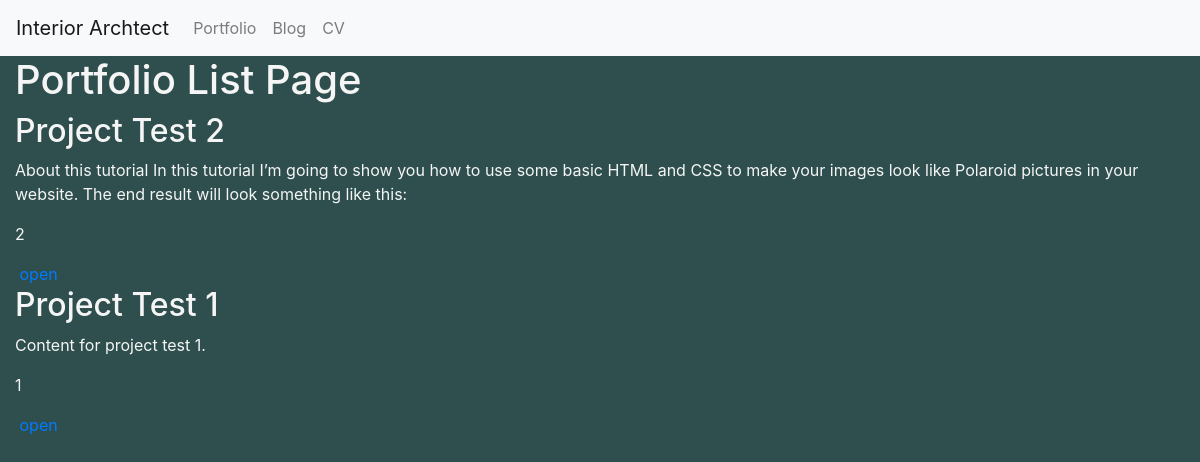
The page /portfolio/ on the database its author committed.
### portfolio/models.py (models this page shows, shortened)
class Project(models.Model):
    title = models.CharField(max_length=200)
    date = models.DateField(default=timezone.now)
    image = models.ImageField(blank=True)
    content = models.TextField()

### portfolio/views.py (the view)
# urls.py: path('', views.projects, name='projects'),
def projects(request):
    projects = Project.objects.all().order_by('-date')
    context = {'projects': projects}
    return render(request, 'portfolio/projects.html', context)

### portfolio/templates/portfolio/projects.html (shortened to what this page needs)
{% extends 'base.html' %}
{% block content%}
<h1>Portfolio List Page</h1>
{% for project in projects %}
<h2>{{project.title}}</h2>
<p>{{project.content}}</p>
<p>{{project.id}}</p>
<a href="{% url 'project' pk=project.id%}">open</a>
{% endfor %}
{% endblock %}

### static/css/main.css (style rules this page uses)
body { background-color: darkslategray; color: whitesmoke; }

### rows shown on the page
Project: title "Project Test 2", content "About this tutorial In this tutorial I’m going to show you how to use some basic HTML and CSS to make your images look like Polaroid pictures in your website. The end result will look something like this:", id "2"
Project: title "Project Test 1", content "Content for project test 1.", id "1"
